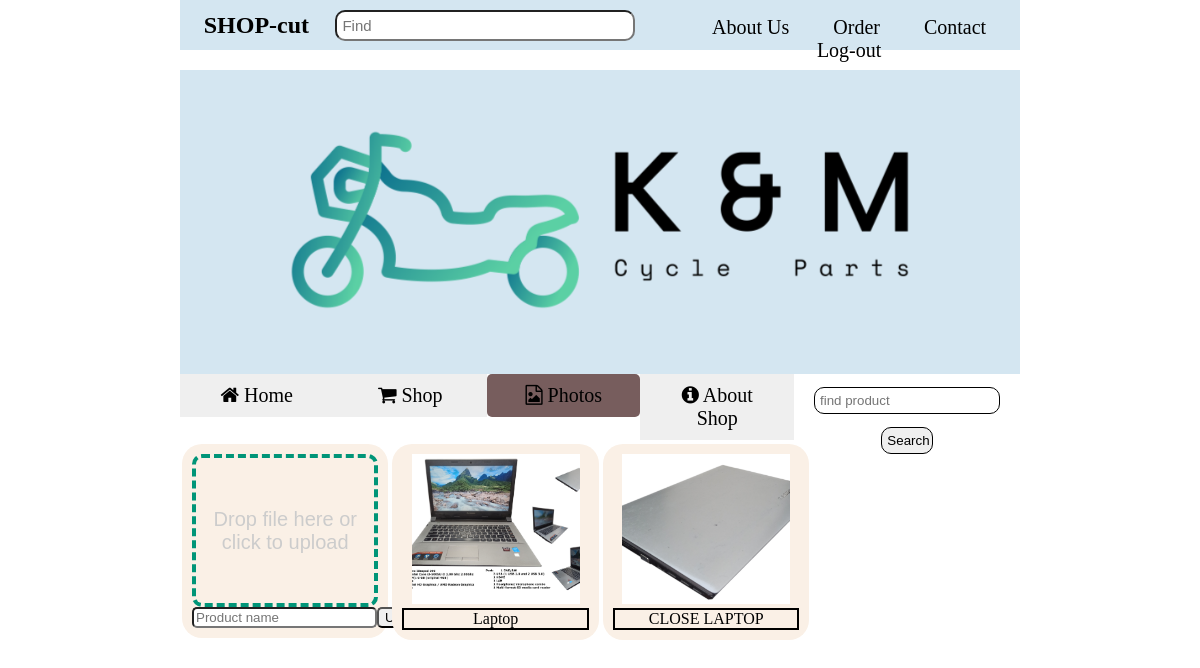
The app's page /Photos.php (signed in) with its own data.
### tables this page shows
CREATE TABLE `items` (
  `category` text NOT NULL,
  `items` text NOT NULL,
  `description` text NOT NULL,
  `stock` text NOT NULL,
  `price` int(19) NOT NULL,
  `picture` varchar(100) NOT NULL,
  `id` int(11) NOT NULL,
  `userid` int(19) NOT NULL,
  `item_sold` int(19) NOT NULL,
  `item_id` bigint(19) NOT NULL,
  `ws_price` int(19) NOT NULL,
  `picture_name` text NOT NULL,
  `date` timestamp NOT NULL DEFAULT current_timestamp() ON UPDATE current_timestamp()
);

### classes/connect.php (called while the page is built, shortened)
<?php
    class database{
        private $host = "localhost:3308";
        private $username = "root";
        private $password = "";
        private $db = "shopcut_db";
        function connect(){
            $connection = mysqli_connect($this->host,$this->username,$this->password,$this->db);
            return $connection;
        }
        function read($query){
            $connection = $this->connect();
            $result = mysqli_query($connection,$query);
            if (!$result) {
                return false;
            }else{
                $data = false;
                while ($row = mysqli_fetch_assoc($result)) {
                    $data[] = $row;
                }
            }
            return $data;
        }
    }
?>

### classes/add-item.php (called while the page is built, shortened)
<?php
    class item{
          public function get_item($id){
              $query = "select * from items where userid = '$id' order by items,description asc ";
              $DB = new database();
              $result = $DB->read($query);
              if($result){
                  return $result;
              }else{
                  return false;
              }
          }
    }
?>

### Photos.php (the view, shortened to what this page needs)
<?php
  include("classes/connect.php");
  include("classes/add-item.php");
?>
<!DOCTYPE html>
<html lang="en" dir="ltr">
  <head>
    <link rel="stylesheet" href="page-style.css?v=<?php echo time(); ?>">
    <link rel="stylesheet" href="lightbox.min.css?v=<?php echo time(); ?>"">
    <link rel="stylesheet" href="https://cdnjs.cloudflare.com/ajax/libs/font-awesome/4.7.0/css/font-awesome.min.css">
  </head>
  <body>
    <section id="menubar">
      <div class="menutab">
        <h2><a href="#">SHOP-cut</a></h2>
        <div class="search_box">
          <form class="" action="index.html" method="post">
            <input type="search" name="" placeholder="Find">
          </form>
        </div>
        <div class="menu-tabs">
          <ul>
            <li><a href="#">About Us</a></li>
            <li><a href="#">Order</a></li>
            <li><a href="#">Contact</a></li>
            <li><a href="log-out.php">Log-out</a></li>
          </ul>
        </div>
      </div>
    </section>
    <section id="shop-info">
      <div class="cover-photo">
        <img src="Images/Home/cover.png" alt="">
      </div>
      <div class="shop-tab" id="myBtnContainer">
      <div class="tab-btn">
          <a href="page.php"><button id="home" class="btn " onclick="opentab(event, 'Home')"><i class="fa fa-home"></i> Home</button></a>
          <a href="Shop.php"><button id="shop" class="btn" onclick="opentab(event, 'Shop')"><i class="fa fa-shopping-cart"></i> Shop</button></a>
          <a href="Photos.php"><button id="photos" class="btn active" onclick="opentab(event, 'Photos')"><i class="fa fa-file-photo-o"></i> Photos</button></a>
          <a href="About.php"><button id="about" class="btn" onclick="opentab(event, 'About')"><i class="fa fa-info-circle"></i> About Shop</button></a>
        </div>
        <div class="shop-search">
          <form class="" method="post">
            <input type="search" name="" value="" placeholder="find product">
            <input id="search-shop-button" type="submit" name="" value="Search">
          </form>
        </div>
      </div>
    </section>
    <section id="Photos" class="tabcontent">
      <div class="gallery">
        <div class='photo-container'>
          <form method='post'>
          <div class='drop-zone'>
            <span class='drop-zone__prompt'>Drop file here or click to upload</span>
          </div>
          <div class='upload'>
          <input type='text' name='myFile' placeholder='Product name'>
          <button type='submit' name='upload'>Upload</button>
          </div>
          </form>
        </div>
        <?php
          $item = new item();
            $userid = $_SESSION['userid'];
            $item = $item->get_item($userid);
            if($item){
              foreach ($item as $key => $value) {
                if($value['picture']){
                  $filelocation = $value['picture'];
                  if($value['picture_name'] != ""){
                    $filename = $value['picture_name'];
                  }else{
                    $filename = "Unkown";
                  }
                  echo "<div class='photo-container'>
                          <a href='$filelocation' data-lightbox='mygallery'><img src='$filelocation 'alt=''></a>
                          <p>$filename</p>
                        </div>";
                }
              }
            }
        ?>
      </div>
    </section>
  </body>
</html>

### page-style.css (style rules this page uses)
body { margin:0px; padding:0px; }
#menubar { width: 70%; margin: auto; }
.menutab { background-color: #D4E6F1; display: flex; height: 50px; }
.menutab h2 { flex-basis: 20%; text-align: center; margin-top: auto; margin-bottom: auto; }
.menutab h2 a { color:black; text-decoration:none; }
.search_box { flex-basis: 40%; margin-top: auto; margin-bottom: auto; }
.search_box { text-align: center; }
.search_box input { padding: 5px; width: 300px; font-size: 15px; border-radius: 10px; background-image: url("Images/Home/search.png"); background-size: 25px; background-repeat: no-repeat; background-position: right; }
.menu-tabs { flex-basis: 50%; height: 50px; }
.menu-tabs ul { text-align: center; list-style: none; }
.menu-tabs ul li { display: inline; padding: 10px 20px; }
.menu-tabs ul li a { text-decoration: none; font-size: 20px; color: black; }
#shop-info { width: 70%; margin: auto; background-color: #D4E6F1; text-align: center; }
.cover-photo { margin-top: 20px; width: 100%; }
.cover-photo img { width: 100%; height: 300px; object-fit: cover; }
.shop-tab { display: flex; background-color: white; height: 50px; }
.tab-btn { flex-basis: 78%; display: flex; margin-top: auto; margin-bottom: auto; }
.tab-btn button { width: 100%; font-size: 20px; padding:10px 20px; font-family: 'Times New Roman'; background-color: none; color: black; border: none; }
.tab-btn a { flex-basis:100%; display: inline; cursor: pointer; }
.active { background-color:rgb(119, 93, 93) ; border-radius: 5px; }
.shop-search { background-color: white; height: 100%; }
.shop-search input { margin-top: 13px; padding:5px 2px 5px 5px; border: 1px solid; border-radius: 10px; }
#Photos { text-align: center; width: 70%; margin: auto; background-color: silver; }
.tabcontent { display: none; }
.photo-container { float: left; padding: 10px; margin: 20px 2px 0 2px; width: 22.2%; border-radius: 20px; background-color: linen; }
.photo-container img { width: 90%; height: 150px; object-fit: cover; transition: 0.5s; }
.photo-container p { border: 2px solid; margin-top: 0px; margin-bottom: 0px; }
.upload { display:flex; width: 90%; }
.upload input,.upload button { border-radius: 5px; }
.drop-zone { max-width: 100%; height: 145px; display: flex; align-items: center; justify-content: center; text-align: center; font-family: "Quicksand", sans-serif; font-weight: 500; font-size: 20px; cursor: pointer; color: #cccccc; border: 4px dashed #009578; border-radius: 10px; }

### records on screen
items: picture (picture), picture_name "Laptop"
items: picture (picture), picture_name "CLOSE LAPTOP"
